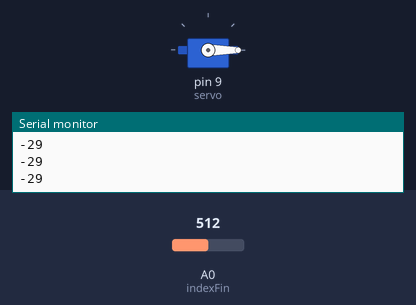
A sketch run on a simulated Arduino Uno, built with avr-gcc and run on an emulated ATmega328P. Shown: servo, the last lines printed to the serial monitor. Inputs (shaded band) come from the test bench; at power-on: A0 (indexFin) = 512.

Above: at 1.2 s.
1.3 s: A0 (indexFin) set to 716
At 2.4 s:
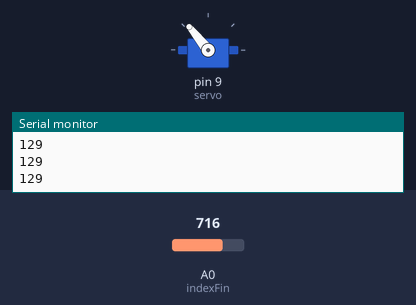
2.8 s: A0 (indexFin) set to 900
At 3.8 s:
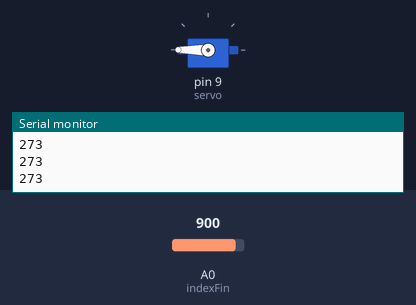
4.3 s: A0 (indexFin) set to 511
At 5.2 s:
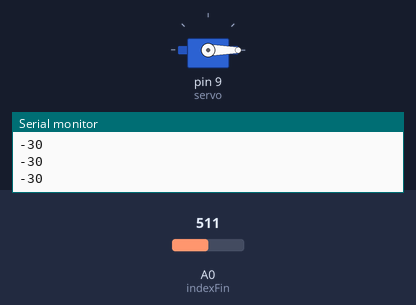
5.8 s: A0 (indexFin) set to 1023
At 6.5 s:
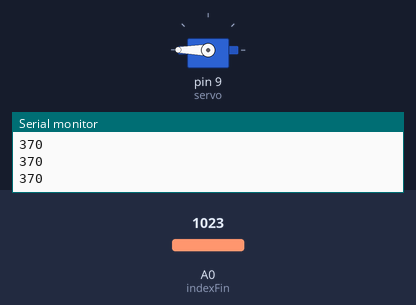
Timing chart, 0 to 8.3 s (numbered marks = the images above; inputs shaded):
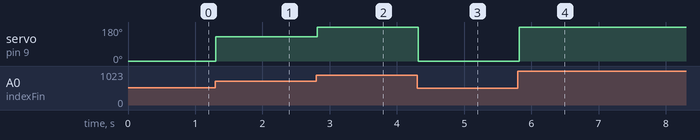

Measured:
- after the input at 1.3 s, servo on pin 9 (servo): 0° → 129° at once
- after the input at 2.8 s, servo on pin 9 (servo): 129° → 180° at once
- after the input at 4.3 s, servo on pin 9 (servo): 180° → 0° at once
- after the input at 5.8 s, servo on pin 9 (servo): 0° → 180° at once

The sketch:

servoMotorFlexSensor.ino
```cpp
/* Using the Arduino UNO
   Mapping the analog input of the flex sensor to the servo motor
*/

#include <Servo.h>

Servo servo;
const int indexFin = A0;
int value; // value read from flex sensor

void setup() {
  servo.attach(9);
  servo.write(0);
  Serial.begin(9600);
}

void loop() {
  value = analogRead(indexFin);
  value = map(value, 550, 780, 0, 180);//Map value 0-1023 to 0-255 (PWM)
  servo.write(value);
  Serial.println(value);
  delay(100);

}
```
